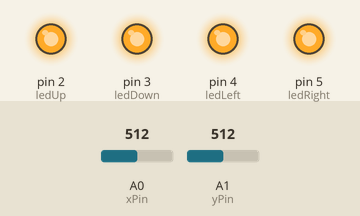
Recording of a sketch running on a simulated Arduino Uno, built with avr-gcc and run on an emulated ATmega328P. On the bench: output pins drawn as LEDs (lit = HIGH). Inputs (shaded band) come from the test bench; at power-on: A0 (xPin) = 512, A1 (yPin) = 512.

Above: at 1.2 s.
1.3 s: A0 (xPin) set to 698
2.8 s: A0 (xPin) set to 730
At 3.5 s:
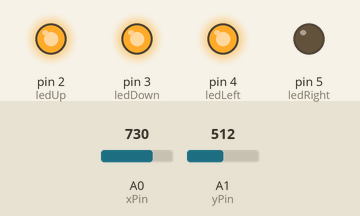
4.3 s: A0 (xPin) set to 306
At 4.9 s:
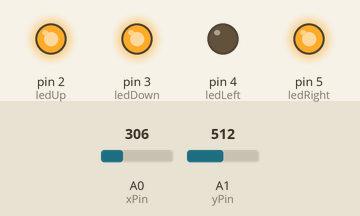
5.8 s: A0 (xPin) set to 323
At 6.3 s:
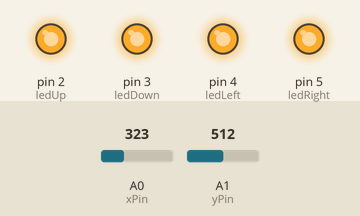
7.3 s: A1 (yPin) set to 699
8.8 s: A1 (yPin) set to 726
At 10.3 s:
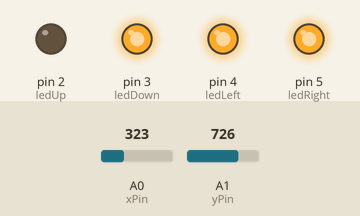
Timing chart, 0 to 11.3 s (numbered marks = the images above; inputs shaded):
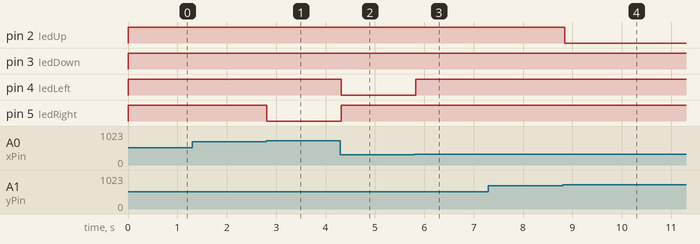

Measured:
- the behaviour switches between 712 and 713 on A0 (xPin) (found by bisection; images 0 and 1)
- the behaviour switches between 311 and 312 on A0 (xPin) (found by bisection; images 2 and 3)
- the behaviour switches between 712 and 713 on A1 (yPin) (found by bisection; images 3 and 4)
- after the input at 1.3 s, every drawn part: stays the same
- after the input at 2.8 s, pin 5 (ledRight): HIGH → LOW at once
- after the input at 4.3 s, pin 4 (ledLeft): HIGH → LOW at once; pin 5 (ledRight): LOW → HIGH at once
- after the input at 5.8 s, pin 4 (ledLeft): LOW → HIGH at once
- after the input at 7.3 s, every drawn part: stays the same
- after the input at 8.8 s, pin 2 (ledUp): HIGH → LOW at once

The sketch:

joystick_direction_leds.ino
```cpp
int xPin = A0;
int yPin = A1;

int ledUp = 2;
int ledDown = 3;
int ledLeft = 4;
int ledRight = 5;

int threshold = 200;

void setup() {
  pinMode(ledUp, OUTPUT);
  pinMode(ledDown, OUTPUT);
  pinMode(ledLeft, OUTPUT);
  pinMode(ledRight, OUTPUT);
}

void loop() {
  int xVal = analogRead(xPin);
  int yVal = analogRead(yPin);

  digitalWrite(ledUp, HIGH);
  digitalWrite(ledDown, HIGH);
  digitalWrite(ledLeft, HIGH);
  digitalWrite(ledRight, HIGH);

  if (xVal > 512 + threshold) {
    digitalWrite(ledRight, LOW);
  } else if (xVal < 512 - threshold) {
    digitalWrite(ledLeft, LOW);
  } else if (yVal > 512 + threshold) {
    digitalWrite(ledUp, LOW);
  } else if (yVal < 512 - threshold) {
    digitalWrite(ledDown, LOW);
  }

  delay(50);
}
```
